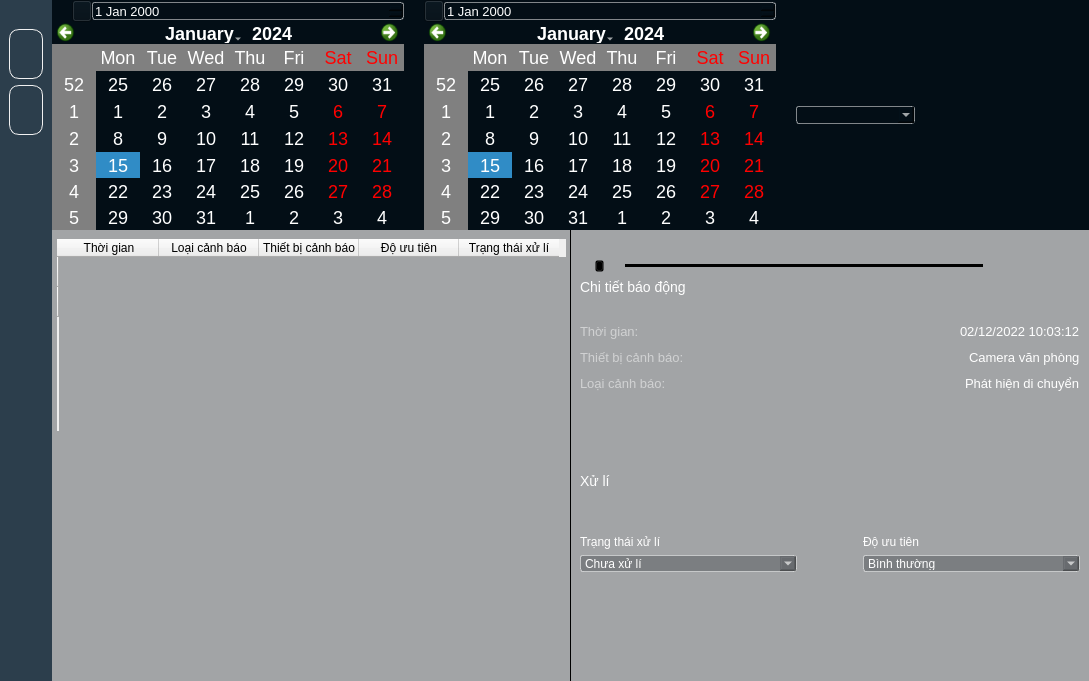
<?xml version="1.0" encoding="UTF-8"?>
<ui version="4.0">
 <class>Main</class>
 <widget class="QMainWindow" name="Main">
  <property name="geometry">
   <rect>
    <x>0</x>
    <y>0</y>
    <width>1089</width>
    <height>681</height>
   </rect>
  </property>
  <property name="windowTitle">
   <string>MainWindow</string>
  </property>
  <property name="windowOpacity">
   <double>1.000000000000000</double>
  </property>
  <property name="styleSheet">
   <string notr="true"/>
  </property>
  <property name="dockNestingEnabled">
   <bool>true</bool>
  </property>
  <widget class="QWidget" name="BoxAlarm">
   <property name="minimumSize">
    <size>
     <width>0</width>
     <height>0</height>
    </size>
   </property>
   <property name="styleSheet">
    <string notr="true">#BoxAlarm{
	border-image: url(:/imgs/img/background.png) stretch, stretch;
}</string>
   </property>
   <layout class="QHBoxLayout" name="horizontalLayout_2">
    <property name="spacing">
     <number>0</number>
    </property>
    <property name="leftMargin">
     <number>0</number>
    </property>
    <property name="topMargin">
     <number>0</number>
    </property>
    <property name="rightMargin">
     <number>0</number>
    </property>
    <property name="bottomMargin">
     <number>0</number>
    </property>
    <item>
     <widget class="QFrame" name="verticalFrame">
      <property name="maximumSize">
       <size>
        <width>60</width>
        <height>16777215</height>
       </size>
      </property>
      <property name="styleSheet">
       <string notr="true">background-color: rgb(44, 62, 76);

</string>
      </property>
      <layout class="QVBoxLayout" name="verticalLayout">
       <item>
        <widget class="QLabel" name="logolb">
         <property name="maximumSize">
          <size>
           <width>52</width>
           <height>20</height>
          </size>
         </property>
         <property name="text">
          <string/>
         </property>
         <property name="pixmap">
          <pixmap resource="../res/resource.qrc">:/imgs/img/logo.png</pixmap>
         </property>
         <property name="scaledContents">
          <bool>true</bool>
         </property>
        </widget>
       </item>
       <item>
        <widget class="QPushButton" name="home">
         <property name="minimumSize">
          <size>
           <width>0</width>
           <height>50</height>
          </size>
         </property>
         <property name="styleSheet">
          <string notr="true">QPushButton{
	background-image: url(:/icons/icon/home.svg);
box-sizing: border-box;

position: absolute;
left: 0%;
right: 0%;
top: 0%;
bottom: 0%;

/* 2c3e4c */

background: #2C3E4C;
/* f1f1f1 */

border: 1px solid #F1F1F1;
border-radius: 10px;
}
QPushButton:hover{
box-sizing: border-box;
position: absolute;
left: 0%;
right: 0%;
top: 0%;
bottom: 54.55%;
background: #55595D;
/* f1f1f1 */
border: 1px solid #F1F1F1;
border-radius: 10px;
}

</string>
         </property>
         <property name="text">
          <string/>
         </property>
         <property name="icon">
          <iconset resource="../res/resource.qrc">
           <normaloff>:/icons/icon/home.svg</normaloff>:/icons/icon/home.svg</iconset>
         </property>
        </widget>
       </item>
       <item>
        <widget class="QPushButton" name="clock">
         <property name="minimumSize">
          <size>
           <width>0</width>
           <height>50</height>
          </size>
         </property>
         <property name="styleSheet">
          <string notr="true">QPushButton{
	background-image: url(:/icons/icon/home.svg);
box-sizing: border-box;

position: absolute;
left: 0%;
right: 0%;
top: 0%;
bottom: 0%;

/* 2c3e4c */

background: #2C3E4C;
/* f1f1f1 */

border: 1px solid #F1F1F1;
border-radius: 10px;
}
QPushButton:hover{
box-sizing: border-box;
position: absolute;
left: 0%;
right: 0%;
top: 0%;
bottom: 54.55%;
background: #55595D;
/* f1f1f1 */
border: 1px solid #F1F1F1;
border-radius: 10px;
}

</string>
         </property>
         <property name="text">
          <string/>
         </property>
         <property name="icon">
          <iconset resource="../res/resource.qrc">
           <normaloff>:/icons/icon/clock.svg</normaloff>:/icons/icon/clock.svg</iconset>
         </property>
        </widget>
       </item>
       <item>
        <spacer name="verticalSpacer">
         <property name="orientation">
          <enum>Qt::Vertical</enum>
         </property>
         <property name="sizeHint" stdset="0">
          <size>
           <width>20</width>
           <height>40</height>
          </size>
         </property>
        </spacer>
       </item>
       <item>
        <widget class="QLabel" name="label_35">
         <property name="maximumSize">
          <size>
           <width>40</width>
           <height>40</height>
          </size>
         </property>
         <property name="text">
          <string/>
         </property>
         <property name="pixmap">
          <pixmap resource="../res/resource.qrc">:/icons/icon/sun.png</pixmap>
         </property>
         <property name="scaledContents">
          <bool>true</bool>
         </property>
        </widget>
       </item>
       <item>
        <widget class="QLabel" name="label_36">
         <property name="maximumSize">
          <size>
           <width>40</width>
           <height>40</height>
          </size>
         </property>
         <property name="text">
          <string/>
         </property>
         <property name="pixmap">
          <pixmap resource="../res/resource.qrc">:/icons/icon/ring.png</pixmap>
         </property>
         <property name="scaledContents">
          <bool>true</bool>
         </property>
        </widget>
       </item>
       <item>
        <widget class="QLabel" name="label_34">
         <property name="maximumSize">
          <size>
           <width>40</width>
           <height>40</height>
          </size>
         </property>
         <property name="text">
          <string/>
         </property>
         <property name="pixmap">
          <pixmap resource="../res/resource.qrc">:/icons/icon/account.png</pixmap>
         </property>
         <property name="scaledContents">
          <bool>true</bool>
         </property>
        </widget>
       </item>
      </layout>
     </widget>
    </item>
    <item>
     <layout class="QVBoxLayout" name="verticalLayout_2">
      <property name="spacing">
       <number>0</number>
      </property>
      <item>
       <widget class="QFrame" name="horizontalFrame_2">
        <property name="maximumSize">
         <size>
          <width>16777215</width>
          <height>16777215</height>
         </size>
        </property>
        <property name="styleSheet">
         <string notr="true">background-color: rgb(3, 14, 22);</string>
        </property>
        <layout class="QHBoxLayout" name="horizontalLayout_3">
         <property name="spacing">
          <number>0</number>
         </property>
         <property name="leftMargin">
          <number>0</number>
         </property>
         <property name="topMargin">
          <number>0</number>
         </property>
         <property name="rightMargin">
          <number>0</number>
         </property>
         <property name="bottomMargin">
          <number>0</number>
         </property>
         <item>
          <layout class="QVBoxLayout" name="verticalLayout_8">
           <item>
            <layout class="QHBoxLayout" name="horizontalLayout_15">
             <item>
              <widget class="QLabel" name="label_2">
               <property name="maximumSize">
                <size>
                 <width>20</width>
                 <height>16777215</height>
                </size>
               </property>
               <property name="text">
                <string/>
               </property>
              </widget>
             </item>
             <item>
              <widget class="QPushButton" name="Btlich">
               <property name="maximumSize">
                <size>
                 <width>20</width>
                 <height>16777215</height>
                </size>
               </property>
               <property name="text">
                <string/>
               </property>
               <property name="icon">
                <iconset resource="../res/resource.qrc">
                 <normaloff>:/icons/icon/Calender.png</normaloff>:/icons/icon/Calender.png</iconset>
               </property>
               <property name="iconSize">
                <size>
                 <width>18</width>
                 <height>18</height>
                </size>
               </property>
              </widget>
             </item>
             <item>
              <widget class="QDateEdit" name="dateEdit">
               <property name="styleSheet">
                <string notr="true">
font-style: normal;
font-weight: 400;
font: 12px;
line-height: 15px;
/* identical to box height */


color: #FFFFFF;
box-sizing: border-box;

position: absolute;
width: 119.7px;
height: 25.31px;
left: 314.41px;
top: 15.42px;

border: 1px solid rgba(255, 255, 255, 0.5);
border-radius: 3px;

width: 68px;
height: 16px;

font-family: 'Inter';
font-style: normal;
font-weight: 400;
font-size: 13px;
line-height: 16px;
/* identical to box height */


color: #FFFFFF;


/* Inside auto layout */

flex: none;
order: 1;
flex-grow: 0;</string>
               </property>
              </widget>
             </item>
            </layout>
           </item>
           <item>
            <widget class="QCalendarWidget" name="Cld">
             <property name="maximumSize">
              <size>
               <width>16777215</width>
               <height>500</height>
              </size>
             </property>
             <property name="styleSheet">
              <string notr="true">#Cld QWidget{
color:white;
font-size:18px;

alternate-background-color:rgb(128,128,128)

}
#Cld QToolButton {
height: 15px;
icon-size:20px, 20px;
}</string>
             </property>
            </widget>
           </item>
          </layout>
         </item>
         <item>
          <widget class="QLabel" name="label_8">
           <property name="minimumSize">
            <size>
             <width>20</width>
             <height>0</height>
            </size>
           </property>
           <property name="maximumSize">
            <size>
             <width>16777215</width>
             <height>16777215</height>
            </size>
           </property>
           <property name="text">
            <string/>
           </property>
          </widget>
         </item>
         <item>
          <layout class="QVBoxLayout" name="verticalLayout_9">
           <item>
            <layout class="QHBoxLayout" name="horizontalLayout_16">
             <item>
              <widget class="QPushButton" name="Btlich_1">
               <property name="maximumSize">
                <size>
                 <width>20</width>
                 <height>16777215</height>
                </size>
               </property>
               <property name="text">
                <string/>
               </property>
               <property name="icon">
                <iconset resource="../res/resource.qrc">
                 <normaloff>:/icons/icon/Calender.png</normaloff>:/icons/icon/Calender.png</iconset>
               </property>
               <property name="iconSize">
                <size>
                 <width>18</width>
                 <height>18</height>
                </size>
               </property>
              </widget>
             </item>
             <item>
              <widget class="QDateEdit" name="dateEdit_1">
               <property name="styleSheet">
                <string notr="true">
font-style: normal;
font-weight: 400;
font: 12px;
line-height: 15px;
/* identical to box height */


color: #FFFFFF;
box-sizing: border-box;

position: absolute;
width: 119.7px;
height: 25.31px;
left: 314.41px;
top: 15.42px;

border: 1px solid rgba(255, 255, 255, 0.5);
border-radius: 3px;

width: 68px;
height: 16px;

font-family: 'Inter';
font-style: normal;
font-weight: 400;
font-size: 13px;
line-height: 16px;
/* identical to box height */


color: #FFFFFF;


/* Inside auto layout */

flex: none;
order: 1;
flex-grow: 0;</string>
               </property>
              </widget>
             </item>
            </layout>
           </item>
           <item>
            <widget class="QCalendarWidget" name="Cld_1">
             <property name="maximumSize">
              <size>
               <width>16777215</width>
               <height>500</height>
              </size>
             </property>
             <property name="styleSheet">
              <string notr="true">#Cld_1 QWidget{
color:white;
font-size:18px;
alternate-background-color:rgb(128,128,128)

}
#Cld_1 QToolButton {
height: 15px;
icon-size:20px, 20px;
}</string>
             </property>
            </widget>
           </item>
          </layout>
         </item>
         <item>
          <widget class="QLabel" name="label">
           <property name="minimumSize">
            <size>
             <width>20</width>
             <height>0</height>
            </size>
           </property>
           <property name="midLineWidth">
            <number>0</number>
           </property>
           <property name="text">
            <string/>
           </property>
          </widget>
         </item>
         <item>
          <widget class="QComboBox" name="bxCam">
           <property name="maximumSize">
            <size>
             <width>119</width>
             <height>16777215</height>
            </size>
           </property>
           <property name="styleSheet">
            <string notr="true">font-family: 'Inte';
font-style: normal;
font-weight: 400;
font: 12px;
line-height: 15px;
/* identical to box height */


color: #FFFFFF;
box-sizing: border-box;

position: absolute;
width: 119.7px;
height: 16px;
left: 314.41px;
top: 15.42px;

border: 1px solid rgba(255, 255, 255, 0.5);
border-radius: 3px;</string>
           </property>
           <property name="editable">
            <bool>false</bool>
           </property>
          </widget>
         </item>
         <item>
          <spacer name="horizontalSpacer">
           <property name="orientation">
            <enum>Qt::Horizontal</enum>
           </property>
           <property name="sizeHint" stdset="0">
            <size>
             <width>40</width>
             <height>20</height>
            </size>
           </property>
          </spacer>
         </item>
        </layout>
       </widget>
      </item>
      <item>
       <widget class="QWidget" name="widget" native="true">
        <property name="maximumSize">
         <size>
          <width>16777215</width>
          <height>1066</height>
         </size>
        </property>
        <layout class="QHBoxLayout" name="horizontalLayout_5">
         <property name="spacing">
          <number>0</number>
         </property>
         <property name="leftMargin">
          <number>0</number>
         </property>
         <property name="topMargin">
          <number>0</number>
         </property>
         <property name="rightMargin">
          <number>0</number>
         </property>
         <property name="bottomMargin">
          <number>0</number>
         </property>
         <item>
          <widget class="QFrame" name="Layouttime">
           <property name="styleSheet">
            <string notr="true">#Layouttime{
background: rgba(85, 89, 93, 0.5);
border-right: 1px solid #000000;
}
</string>
           </property>
           <layout class="QVBoxLayout" name="verticalLayout_4">
            <property name="spacing">
             <number>0</number>
            </property>
            <property name="leftMargin">
             <number>0</number>
            </property>
            <property name="rightMargin">
             <number>0</number>
            </property>
            <item>
             <widget class="QWidget" name="table" native="true">
              <property name="styleSheet">
               <string notr="true"/>
              </property>
              <layout class="QHBoxLayout" name="horizontalLayout_18">
               <property name="leftMargin">
                <number>5</number>
               </property>
               <property name="topMargin">
                <number>0</number>
               </property>
               <property name="rightMargin">
                <number>5</number>
               </property>
               <item>
                <widget class="QTableWidget" name="tableWidget">
                 <property name="styleSheet">
                  <string notr="true">QTableWidget{
font: 24pt &quot;Interl&quot;;
color: rgb(255, 255, 255);
box-sizing: border-box;
width: 972.71px;
height: 60px;
left: 67.01px;
top: 115.31px;
box-sizing: border-box;
background: transparent;
borde-all: none;
border-radius: 5px;
font-family: 'Inter';
font-style: normal;
font-weight: 400;
font-size: 13px;
line-height: 16px;
/* identical to box height */
}


</string>
                 </property>
                 <row>
                  <property name="text">
                   <string/>
                  </property>
                 </row>
                 <row>
                  <property name="text">
                   <string/>
                  </property>
                 </row>
                 <column>
                  <property name="text">
                   <string>Thời gian</string>
                  </property>
                 </column>
                 <column>
                  <property name="text">
                   <string>Loại cảnh báo</string>
                  </property>
                 </column>
                 <column>
                  <property name="text">
                   <string>Thiết bị cảnh báo</string>
                  </property>
                 </column>
                 <column>
                  <property name="text">
                   <string>Độ ưu tiên</string>
                  </property>
                 </column>
                 <column>
                  <property name="text">
                   <string>Trạng thái xử lí</string>
                  </property>
                 </column>
                </widget>
               </item>
              </layout>
             </widget>
            </item>
            <item>
             <widget class="QTableWidget" name="tableWidget_2">
              <property name="styleSheet">
               <string notr="true">QTableWidget{
box-sizing: border-box;
width: 972.71px;
height: 60px;
left: 67.01px;
top: 115.31px;
box-sizing: border-box;
background: transparent;
border: none;
border-radius: 5px;
}
</string>
              </property>
             </widget>
            </item>
            <item>
             <spacer name="verticalSpacer_3">
              <property name="orientation">
               <enum>Qt::Vertical</enum>
              </property>
              <property name="sizeHint" stdset="0">
               <size>
                <width>20</width>
                <height>40</height>
               </size>
              </property>
             </spacer>
            </item>
           </layout>
          </widget>
         </item>
         <item>
          <widget class="QFrame" name="a">
           <property name="maximumSize">
            <size>
             <width>678</width>
             <height>16777215</height>
            </size>
           </property>
           <property name="styleSheet">
            <string notr="true">#a{
background: rgba(85, 89, 93, 0.5);
}</string>
           </property>
           <layout class="QVBoxLayout" name="verticalLayout_6">
            <item>
             <widget class="QLabel" name="lbCam">
              <property name="maximumSize">
               <size>
                <width>680</width>
                <height>428</height>
               </size>
              </property>
              <property name="styleSheet">
               <string notr="true">#lbCam{
border-radius: 0.5px;
}</string>
              </property>
              <property name="frameShape">
               <enum>QFrame::StyledPanel</enum>
              </property>
              <property name="frameShadow">
               <enum>QFrame::Plain</enum>
              </property>
              <property name="lineWidth">
               <number>0</number>
              </property>
              <property name="text">
               <string/>
              </property>
              <property name="scaledContents">
               <bool>true</bool>
              </property>
             </widget>
            </item>
            <item>
             <layout class="QHBoxLayout" name="horizontalLayout_8">
              <item>
               <widget class="QLabel" name="label_19">
                <property name="sizePolicy">
                 <sizepolicy hsizetype="Fixed" vsizetype="Fixed">
                  <horstretch>0</horstretch>
                  <verstretch>0</verstretch>
                 </sizepolicy>
                </property>
                <property name="maximumSize">
                 <size>
                  <width>9</width>
                  <height>12</height>
                 </size>
                </property>
                <property name="text">
                 <string/>
                </property>
                <property name="pixmap">
                 <pixmap resource="../res/resource.qrc">:/icons/icon/left.png</pixmap>
                </property>
                <property name="scaledContents">
                 <bool>true</bool>
                </property>
               </widget>
              </item>
              <item>
               <widget class="QPushButton" name="StartButton">
                <property name="maximumSize">
                 <size>
                  <width>9</width>
                  <height>12</height>
                 </size>
                </property>
                <property name="styleSheet">
                 <string notr="true">QPushButton{
box-sizing: border-box;
background:transparent;
position: absolute;
width: 678.1px;
height: 1065.92px;
left: 1049.9px;
top: 51.08px;


background-color: transparent;
border-left: 1px solid #000000;
}</string>
                </property>
                <property name="text">
                 <string/>
                </property>
                <property name="icon">
                 <iconset resource="../res/resource.qrc">
                  <normaloff>:/icons/icon/pause.png</normaloff>:/icons/icon/pause.png</iconset>
                </property>
               </widget>
              </item>
              <item>
               <widget class="QLabel" name="n">
                <property name="maximumSize">
                 <size>
                  <width>9</width>
                  <height>12</height>
                 </size>
                </property>
                <property name="text">
                 <string/>
                </property>
                <property name="pixmap">
                 <pixmap resource="../res/resource.qrc">:/icons/icon/right.png</pixmap>
                </property>
                <property name="scaledContents">
                 <bool>true</bool>
                </property>
               </widget>
              </item>
              <item>
               <widget class="Line" name="line_2">
                <property name="styleSheet">
                 <string notr="true">color: rgb(0, 0, 0);
background-color: rgb(0, 0, 0);</string>
                </property>
                <property name="orientation">
                 <enum>Qt::Horizontal</enum>
                </property>
               </widget>
              </item>
              <item>
               <widget class="QLabel" name="label_23">
                <property name="maximumSize">
                 <size>
                  <width>26</width>
                  <height>12</height>
                 </size>
                </property>
                <property name="text">
                 <string/>
                </property>
                <property name="pixmap">
                 <pixmap resource="../res/resource.qrc">:/icons/icon/time.png</pixmap>
                </property>
                <property name="scaledContents">
                 <bool>true</bool>
                </property>
               </widget>
              </item>
              <item>
               <widget class="QLabel" name="label_22">
                <property name="maximumSize">
                 <size>
                  <width>18</width>
                  <height>14</height>
                 </size>
                </property>
                <property name="text">
                 <string/>
                </property>
                <property name="pixmap">
                 <pixmap resource="../res/resource.qrc">:/icons/icon/sound.png</pixmap>
                </property>
                <property name="scaledContents">
                 <bool>true</bool>
                </property>
               </widget>
              </item>
              <item>
               <widget class="QLabel" name="label_21">
                <property name="maximumSize">
                 <size>
                  <width>14</width>
                  <height>14</height>
                 </size>
                </property>
                <property name="text">
                 <string/>
                </property>
                <property name="pixmap">
                 <pixmap resource="../res/resource.qrc">:/icons/icon/zoom.png</pixmap>
                </property>
                <property name="scaledContents">
                 <bool>true</bool>
                </property>
               </widget>
              </item>
              <item>
               <widget class="QLabel" name="label_24">
                <property name="maximumSize">
                 <size>
                  <width>15</width>
                  <height>15</height>
                 </size>
                </property>
                <property name="text">
                 <string/>
                </property>
                <property name="pixmap">
                 <pixmap resource="../res/resource.qrc">:/icons/icon/down.png</pixmap>
                </property>
                <property name="scaledContents">
                 <bool>true</bool>
                </property>
               </widget>
              </item>
             </layout>
            </item>
            <item>
             <widget class="QLabel" name="label_25">
              <property name="sizePolicy">
               <sizepolicy hsizetype="Fixed" vsizetype="Fixed">
                <horstretch>0</horstretch>
                <verstretch>0</verstretch>
               </sizepolicy>
              </property>
              <property name="styleSheet">
               <string notr="true">width: 114px;
height: 17px;

font-family: 'Inter';
font-style: normal;
font-weight: 400;
font-size: 14px;
line-height: 17px;
/* identical to box height */


color: #FFFFFF;


/* Inside auto layout */

flex: none;
order: 0;
flex-grow: 0;</string>
              </property>
              <property name="text">
               <string>Chi tiết báo động</string>
              </property>
             </widget>
            </item>
            <item>
             <widget class="QLabel" name="label_26">
              <property name="text">
               <string/>
              </property>
              <property name="pixmap">
               <pixmap resource="../res/resource.qrc">:/icons/icon/line.png</pixmap>
              </property>
             </widget>
            </item>
            <item>
             <layout class="QHBoxLayout" name="horizontalLayout_12">
              <item>
               <widget class="QLabel" name="label_38">
                <property name="styleSheet">
                 <string notr="true">width: 61px;
height: 16px;

font-family: 'Inter';
font-style: normal;
font-weight: 400;
font-size: 13px;
line-height: 16px;
/* identical to box height */


color: rgba(255, 255, 255, 0.5);


/* Inside auto layout */

flex: none;
order: 0;
flex-grow: 0;</string>
                </property>
                <property name="text">
                 <string>Thời gian:</string>
                </property>
               </widget>
              </item>
              <item>
               <spacer name="horizontalSpacer_15">
                <property name="orientation">
                 <enum>Qt::Horizontal</enum>
                </property>
                <property name="sizeHint" stdset="0">
                 <size>
                  <width>40</width>
                  <height>20</height>
                 </size>
                </property>
               </spacer>
              </item>
              <item>
               <widget class="QLabel" name="label_37">
                <property name="styleSheet">
                 <string notr="true">width: 127px;
height: 16px;

font-family: 'Inter';
font-style: normal;
font-weight: 400;
font-size: 13px;
line-height: 16px;
/* identical to box height */


color: #FFFFFF;


/* Inside auto layout */

flex: none;
order: 1;
flex-grow: 0;</string>
                </property>
                <property name="text">
                 <string>02/12/2022 10:03:12</string>
                </property>
               </widget>
              </item>
             </layout>
            </item>
            <item>
             <layout class="QHBoxLayout" name="horizontalLayout_13">
              <item>
               <widget class="QLabel" name="label_41">
                <property name="styleSheet">
                 <string notr="true">width: 112px;
height: 16px;

font-family: 'Inter';
font-style: normal;
font-weight: 400;
font-size: 13px;
line-height: 16px;
/* identical to box height */


color: rgba(255, 255, 255, 0.5);


/* Inside auto layout */

flex: none;
order: 0;
flex-grow: 0;</string>
                </property>
                <property name="text">
                 <string>Thiết bị cảnh báo:</string>
                </property>
               </widget>
              </item>
              <item>
               <spacer name="horizontalSpacer_17">
                <property name="orientation">
                 <enum>Qt::Horizontal</enum>
                </property>
                <property name="sizeHint" stdset="0">
                 <size>
                  <width>40</width>
                  <height>20</height>
                 </size>
                </property>
               </spacer>
              </item>
              <item>
               <widget class="QLabel" name="label_39">
                <property name="styleSheet">
                 <string notr="true">width: 116px;
height: 16px;

font-family: 'Inter';
font-style: normal;
font-weight: 400;
font-size: 13px;
line-height: 16px;
/* identical to box height */


color: #FFFFFF;


/* Inside auto layout */

flex: none;
order: 1;
flex-grow: 0;</string>
                </property>
                <property name="text">
                 <string>Camera văn phòng</string>
                </property>
               </widget>
              </item>
             </layout>
            </item>
            <item>
             <layout class="QHBoxLayout" name="horizontalLayout_14">
              <item>
               <widget class="QLabel" name="label_42">
                <property name="styleSheet">
                 <string notr="true">width: 90px;
height: 16px;

font-family: 'Inter';
font-style: normal;
font-weight: 400;
font-size: 13px;
line-height: 16px;
/* identical to box height */


color: rgba(255, 255, 255, 0.5);


/* Inside auto layout */

flex: none;
order: 0;
flex-grow: 0;</string>
                </property>
                <property name="text">
                 <string>Loại cảnh báo:</string>
                </property>
               </widget>
              </item>
              <item>
               <spacer name="horizontalSpacer_16">
                <property name="orientation">
                 <enum>Qt::Horizontal</enum>
                </property>
                <property name="sizeHint" stdset="0">
                 <size>
                  <width>40</width>
                  <height>20</height>
                 </size>
                </property>
               </spacer>
              </item>
              <item>
               <widget class="QLabel" name="label_40">
                <property name="styleSheet">
                 <string notr="true">width: 121px;
height: 16px;

font-family: 'Inter';
font-style: normal;
font-weight: 400;
font-size: 13px;
line-height: 16px;
/* identical to box height */


color: #FFFFFF;


/* Inside auto layout */

flex: none;
order: 1;
flex-grow: 0;</string>
                </property>
                <property name="text">
                 <string>Phát hiện di chuyển</string>
                </property>
               </widget>
              </item>
             </layout>
            </item>
            <item>
             <spacer name="verticalSpacer_4">
              <property name="orientation">
               <enum>Qt::Vertical</enum>
              </property>
              <property name="sizeHint" stdset="0">
               <size>
                <width>20</width>
                <height>40</height>
               </size>
              </property>
             </spacer>
            </item>
            <item>
             <widget class="QLabel" name="label_28">
              <property name="styleSheet">
               <string notr="true">width: 114px;
height: 17px;

font-family: 'Inter';
font-style: normal;
font-weight: 400;
font-size: 14px;
line-height: 17px;
/* identical to box height */


color: #FFFFFF;


/* Inside auto layout */

flex: none;
order: 0;
flex-grow: 0;</string>
              </property>
              <property name="text">
               <string>Xử lí</string>
              </property>
             </widget>
            </item>
            <item>
             <widget class="QLabel" name="label_29">
              <property name="text">
               <string/>
              </property>
              <property name="pixmap">
               <pixmap resource="../res/resource.qrc">:/icons/icon/line.png</pixmap>
              </property>
             </widget>
            </item>
            <item>
             <widget class="QLabel" name="label_32">
              <property name="text">
               <string/>
              </property>
             </widget>
            </item>
            <item>
             <layout class="QHBoxLayout" name="horizontalLayout_9">
              <item>
               <layout class="QHBoxLayout" name="horizontalLayout_10">
                <item>
                 <layout class="QVBoxLayout" name="verticalLayout_7">
                  <item>
                   <widget class="QLabel" name="label_31">
                    <property name="styleSheet">
                     <string notr="true">position: absolute;
width: 88px;
height: 15px;
left: 1065.04px;
top: 830.45px;

font-family: 'Inter';
font-style: normal;
font-weight: 400;
font-size: 12px;
line-height: 15px;
/* identical to box height */


color: #FFFFFF;</string>
                    </property>
                    <property name="text">
                     <string>Trạng thái xử lí</string>
                    </property>
                    <property name="textFormat">
                     <enum>Qt::AutoText</enum>
                    </property>
                   </widget>
                  </item>
                  <item>
                   <widget class="QComboBox" name="comboBox_3">
                    <property name="maximumSize">
                     <size>
                      <width>217</width>
                      <height>16777215</height>
                     </size>
                    </property>
                    <property name="styleSheet">
                     <string notr="true">background: rgba(85, 89, 93, 0.5);
position: absolute;
width: 217px;
height: 15px;
left: 1070.6px;
top: 862.3px;

font-family: 'Inter';
font-style: normal;
font-weight: 400;
font-size: 12px;
line-height: 15px;
/* identical to box height */

border: 1px solid rgba(255, 255, 255, 0.5);
border-radius: 3px;
color: #FFFFFF;</string>
                    </property>
                    <item>
                     <property name="text">
                      <string>Chưa xử lí           </string>
                     </property>
                    </item>
                   </widget>
                  </item>
                 </layout>
                </item>
               </layout>
              </item>
              <item>
               <spacer name="horizontalSpacer_14">
                <property name="orientation">
                 <enum>Qt::Horizontal</enum>
                </property>
                <property name="sizeHint" stdset="0">
                 <size>
                  <width>40</width>
                  <height>20</height>
                 </size>
                </property>
               </spacer>
              </item>
              <item>
               <layout class="QHBoxLayout" name="horizontalLayout_11">
                <item>
                 <layout class="QVBoxLayout" name="verticalLayout_3">
                  <item>
                   <widget class="QLabel" name="label_30">
                    <property name="styleSheet">
                     <string notr="true">position: absolute;
width: 88px;
height: 15px;
left: 1065.04px;
top: 830.45px;

font-family: 'Inter';
font-style: normal;
font-weight: 400;
font-size: 12px;
line-height: 15px;
/* identical to box height */


color: #FFFFFF;</string>
                    </property>
                    <property name="text">
                     <string>Độ ưu tiên</string>
                    </property>
                   </widget>
                  </item>
                  <item>
                   <widget class="QComboBox" name="comboBox_2">
                    <property name="maximumSize">
                     <size>
                      <width>217</width>
                      <height>16777215</height>
                     </size>
                    </property>
                    <property name="styleSheet">
                     <string notr="true">background: rgba(85, 89, 93, 0.5);
position: absolute;
width: 217px;
height: 15px;
left: 1070.6px;
top: 862.3px;

font-family: 'Inter';
font-style: normal;
font-weight: 400;
font-size: 12px;
line-height: 15px;
/* identical to box height */

border: 1px solid rgba(255, 255, 255, 0.5);
border-radius: 3px;
color: #FFFFFF;</string>
                    </property>
                    <item>
                     <property name="text">
                      <string>Bình thường</string>
                     </property>
                    </item>
                   </widget>
                  </item>
                 </layout>
                </item>
               </layout>
              </item>
             </layout>
            </item>
            <item>
             <spacer name="verticalSpacer_2">
              <property name="orientation">
               <enum>Qt::Vertical</enum>
              </property>
              <property name="sizeHint" stdset="0">
               <size>
                <width>20</width>
                <height>40</height>
               </size>
              </property>
             </spacer>
            </item>
            <item>
             <layout class="QHBoxLayout" name="horizontalLayout_17">
              <item>
               <spacer name="horizontalSpacer_18">
                <property name="orientation">
                 <enum>Qt::Horizontal</enum>
                </property>
                <property name="sizeHint" stdset="0">
                 <size>
                  <width>40</width>
                  <height>20</height>
                 </size>
                </property>
               </spacer>
              </item>
              <item>
               <widget class="QLabel" name="label_43">
                <property name="maximumSize">
                 <size>
                  <width>20</width>
                  <height>18</height>
                 </size>
                </property>
                <property name="text">
                 <string/>
                </property>
                <property name="pixmap">
                 <pixmap resource="../res/resource.qrc">:/icons/icon/bin.png</pixmap>
                </property>
                <property name="scaledContents">
                 <bool>true</bool>
                </property>
               </widget>
              </item>
             </layout>
            </item>
           </layout>
          </widget>
         </item>
        </layout>
       </widget>
      </item>
     </layout>
    </item>
   </layout>
  </widget>
 </widget>
 <resources>
  <include location="../res/resource.qrc"/>
 </resources>
 <connections/>
</ui>
